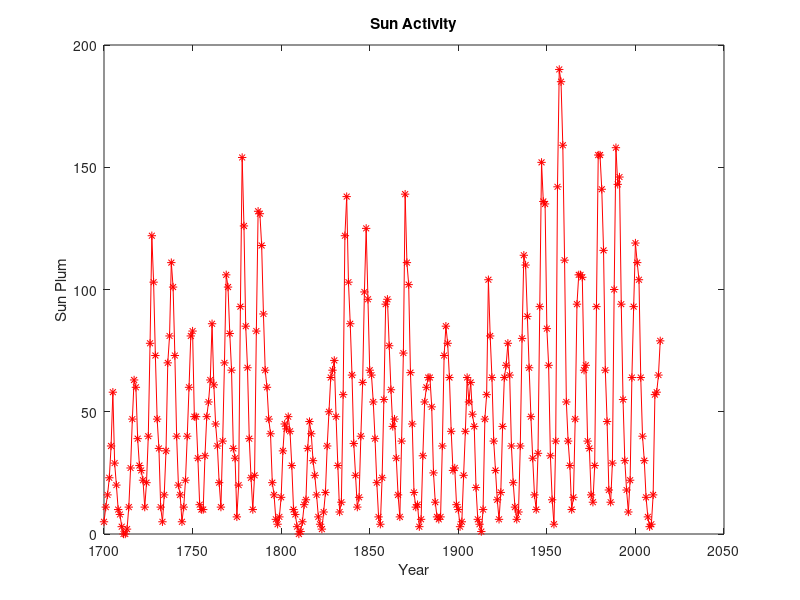

The MATLAB source for this figure:
load sunspot.txt
figure(1)
plot(sunspot(:,1),sunspot(:,2),'r-*')
xlabel("Year")
ylabel("Sun Plum")
title("Sun Activity")